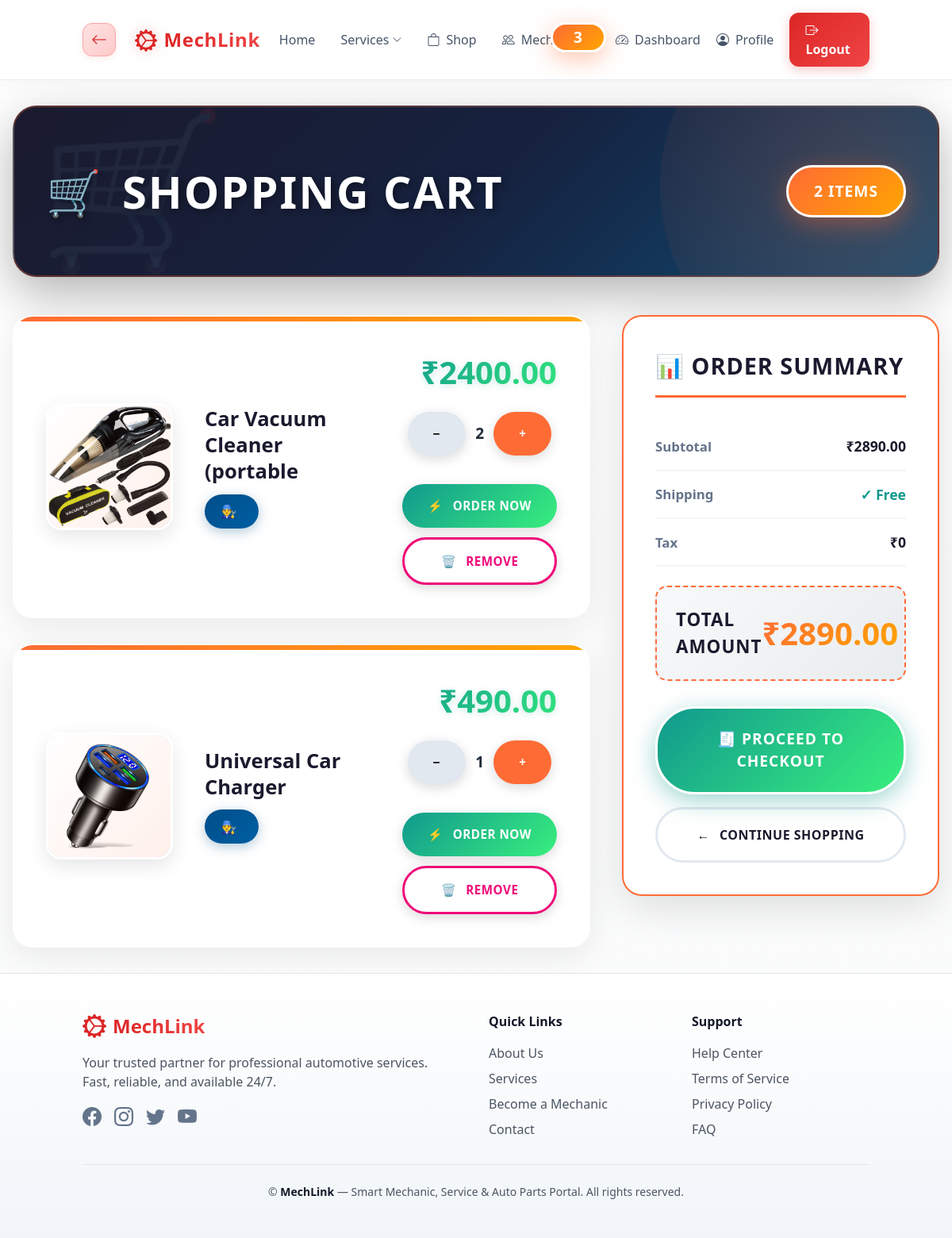
The page /mechanics/cart/ (signed in) on the database its author committed.
### mechanics/models.py (models this page shows, shortened)
class CartItem(models.Model):
    user = models.ForeignKey(
        settings.AUTH_USER_MODEL,
        on_delete=models.CASCADE,
        related_name='cart_items'
    )
    product = models.ForeignKey(Product, on_delete=models.CASCADE)
    quantity = models.PositiveIntegerField(default=1)
    added_at = models.DateTimeField(auto_now_add=True)
    def total_price(self):
        return self.product.price * self.quantity

class Product(models.Model):
    mechanic = models.ForeignKey(MechanicProfile, on_delete=models.CASCADE, related_name="products")
    name = models.CharField(max_length=100)
    description = models.TextField(blank=True, null=True)
    price = models.DecimalField(max_digits=10, decimal_places=2)
    stock = models.PositiveIntegerField(default=0)
    image = models.ImageField(upload_to="product_images/", blank=True, null=True)
    created_at = models.DateTimeField(auto_now_add=True)

### mechanics/views.py (the view)
# urls.py: path("cart/", views.cart, name="cart"),
@login_required
def cart(request):
    cart_items = CartItem.objects.filter(user=request.user)
    total_price = sum(item.total_price() for item in cart_items)
    return render(request, "mechanics/cart.html", {"cart_items": cart_items, "total_price": total_price})

### users/models.py (called while the page is built)
    def is_customer(self):
        return self.role == 'customer'

### templates/mechanics/cart.html (shortened to what this page needs)
{% extends "base.html" %}
{% load static %}
{% block content %}
<div class="cart-wrapper">
    <div class="cart-hero">
        <div class="hero-content">
            <h1 class="hero-title">
                <span>🛒</span>
                <span>Shopping Cart</span>
            </h1>
            {% if cart_items %}
            <div class="cart-badge">
                {{ cart_items|length }} Item{{ cart_items|length|pluralize }}
            </div>
            {% endif %}
        </div>
    </div>
    {% if cart_items %}
    <div class="cart-layout">
        <div class="cart-items-section">
            {% for item in cart_items %}
            <div class="cart-item">
            <div class="item-content">
                    <div class="item-image-container">
                        {% if item.product.image %}
                        <img src="{{ item.product.image.url }}" alt="{{ item.product.name }}" class="item-image">
                        {% else %}
                        <div class="item-placeholder">🧰</div>
                        {% endif %}
                    </div>
                    <div class="item-details">
                        <h3 class="item-name">{{ item.product.name }}</h3>
                        <span class="item-mechanic">
                            <span>👨‍🔧</span>
                        </span>
                    </div>
                    <div class="item-pricing">
    <div class="item-total">₹{{ item.total_price }}</div>
    <form method="post" action="{% url 'update_cart_quantity' item.id %}" style="margin-bottom: 1rem;">
        <div style="display: flex; align-items: center; justify-content: center; gap: 0.75rem;">
            <button type="submit" name="action" value="decrease" class="btn-modern" style="background:#e2e8f0; color:#000;">−</button>
            <span style="font-weight:700; font-size:1.2rem;">{{ item.quantity }}</span>
            <button type="submit" name="action" value="increase" class="btn-modern" style="background:var(--primary); color:white;">+</button>
        </div>
    </form>
    <div class="item-actions">
        <a href="{% url 'checkout' item.product.id %}" class="btn-modern btn-order">
            <span>⚡</span>
            <span>Order Now</span>
        </a>
        <form method="post" action="{% url 'remove_from_cart' item.id %}" style="width: 100%;">
            <button type="submit" class="btn-modern btn-remove" style="width: 100%;">
                <span>🗑️</span>
                <span>Remove</span>
            </button>
        </form>
    </div>
</div>
                </div>
            </div>
            {% endfor %}
        </div>
        <div class="cart-summary">
            <h2 class="summary-header">📊 Order Summary</h2>
            <div class="summary-row">
                <span class="summary-label">Subtotal</span>
                <span class="summary-value">₹{{ total_price }}</span>
            </div>
            <div class="summary-row">
                <span class="summary-label">Shipping</span>
                <span class="summary-value free">✓ Free</span>
            </div>
            <div class="summary-row">
                <span class="summary-label">Tax</span>
                <span class="summary-value">₹0</span>
            </div>
            <div class="summary-total">
                <span>Total Amount</span>
                <span class="total-amount">₹{{ total_price }}</span>
            </div>
            {% if cart_items %}
            <form method="get" action="{% url 'checkout' %}">
                <button type="submit" class="btn-checkout">
                    🧾 Proceed to Checkout
                </button>
            </form>
            {% else %}
            <button type="button" class="btn-checkout" disabled>
                🧾 Proceed to Checkout
            </button>
            {% endif %}
            <a href="{% url 'shop' %}" class="btn-continue">
                <span>←</span>
                <span>Continue Shopping</span>
            </a>
        </div>
    </div>
    {% endif %}
</div>
{% endblock %}

### templates/base.html (style rules this page uses)
.cart-badge { animation: pulse 2s cubic-bezier(0.4, 0, 0.6, 1) infinite; }
body { background: linear-gradient(180deg, #ffffff 0%, #f8fafc 100%); }
body, html { padding: 0 !important; margin: 0 !important; }

### rows shown on the page
CartItem: product.image (picture), product.name "Car Vacuum Cleaner (portable", total_price "2400.00", quantity "2"
CartItem: product.image (picture), product.name "Universal Car Charger", total_price "490.00", quantity "1"

### other values the page prints
{{ cart_items|length }} "2"
{{ total_price }} "2890.00"
